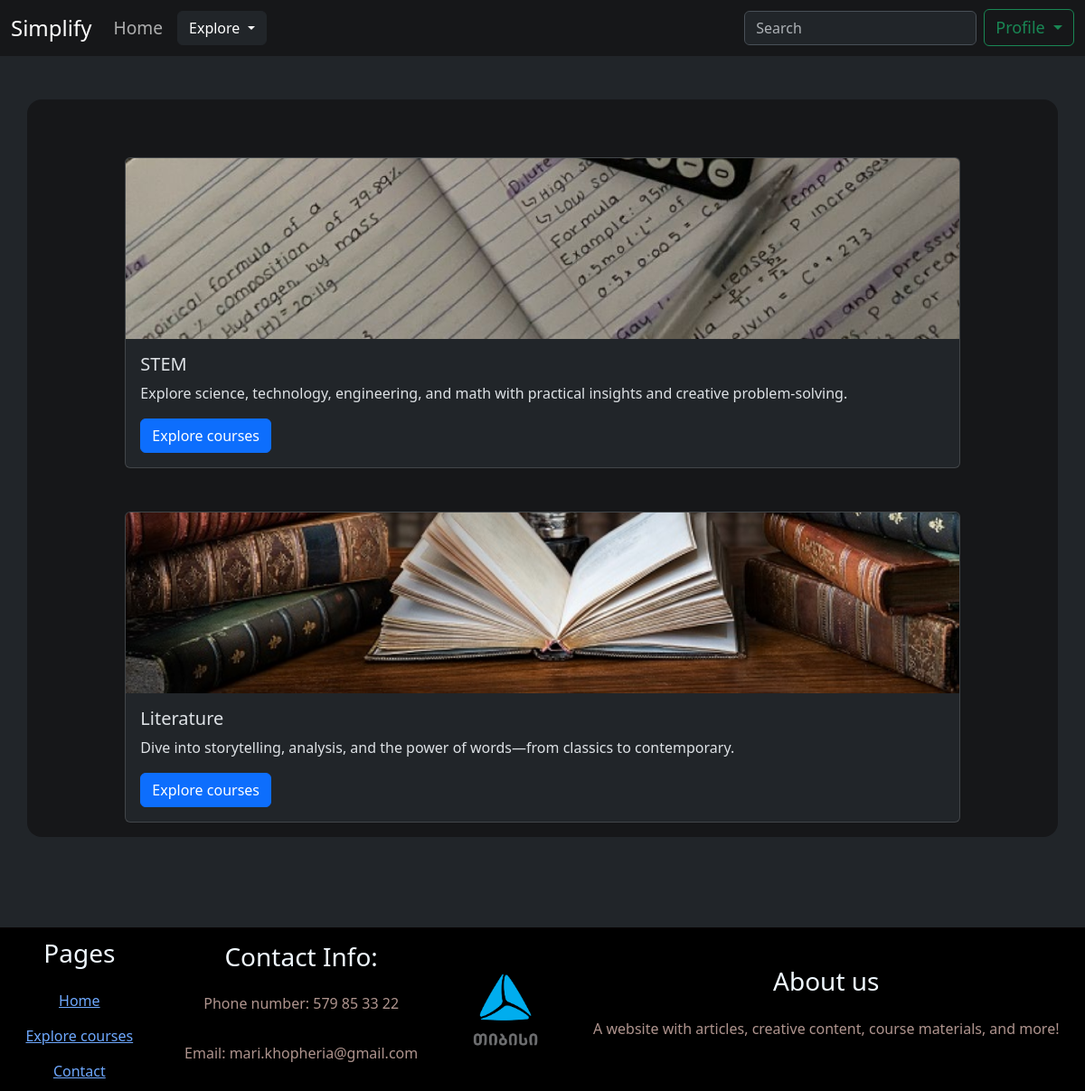
Page /category (signed in) on the committed database.
### models.py (models this page shows, shortened)
class BaseModel:
    def create(self):
        db.session.add(self)
        db.session.commit()

class Category(db.Model, BaseModel):
    __tablename__ = "categories"
    id = db.Column(db.Integer(), primary_key=True)
    Name = db.Column(db.String(), nullable=False)
    Description = db.Column(db.String(), nullable=False)
    image = db.Column(db.String(), nullable=False)
    Link = db.Column(db.String(), nullable=False)

### routes.py (the view)
@app.route('/category')
def categories():
    category_list = Category.query.all()
    return render_template("categories.html", category_list = category_list)

### models.py (called while the page is built)
@login_manager.user_loader
def load_user(user_id):
    return User.query.get(user_id)

### templates/categories.html (shortened to what this page needs)
{% extends "base.html" %}
{% block content %}
    {% for category in category_list %}
    <br>
    <br>
    <div style="display: flex; flex-wrap: wrap; justify-content: space-evenly; gap: 30px;">
    <div class="card col-10" >
      <img src="/static/images/{{ category['image'] }}" class="card-img-top" alt="...">
      <div class="card-body">
        <h5 class="card-title">{{category['Name']}}</h5>
        <p class="card-text">{{category['Description']}}</p>
        <a href="{{category['Link']}}" class="btn btn-primary">Explore courses</a>
      </div>
    </div>
    </div>
    {% endfor %}
{% endblock %}

### static/css/styles.css (style rules this page uses)
.card-img-top { width: 100%; height: 200px; object-fit: cover; object-position: 30% 100%; }

### rows in the picture
Category: image (picture), Name "STEM", Description "Explore science, technology, engineering, and math with practical insights and creative problem-solving."
Category: image (picture), Name "Literature", Description "Dive into storytelling, analysis, and the power of words—from classics to contemporary."
